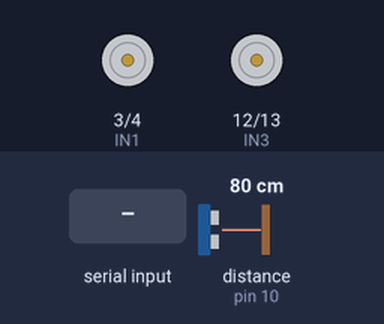
Recording of a sketch running on a simulated Arduino Uno, built with avr-gcc and run on an emulated ATmega328P. Shown: motor-driver pin pairs drawn as motors (green arrow = first pin HIGH = forward, orange = second pin HIGH = backward, longer = more drive, scaled by the enable pin). Wiring (inferred from the names in the program): ultrasonic range finder: trigger pin 9; echo pin 10. The test bench sets the inputs (shaded band); at power-on: distance to the obstacle (sensor on pin 10) 80 cm. The echo pulse lasts 58.3 µs per cm.

Above: at 1.2 s.
1.3 s: "90,45\n" received over Serial
At 1.6 s:
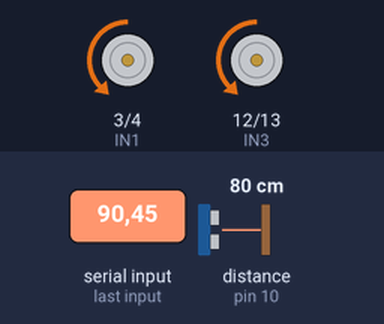
2.8 s: "30,150\n" received over Serial
At 4.0 s:
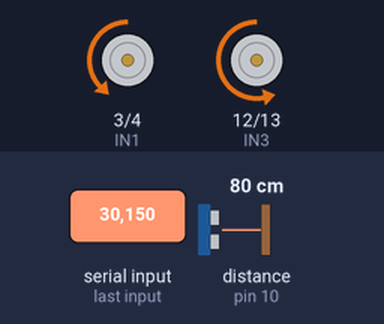
4.3 s: distance to the obstacle (sensor on pin 10) set to 12 cm
5.8 s: distance to the obstacle (sensor on pin 10) set to 9 cm
At 7.0 s:
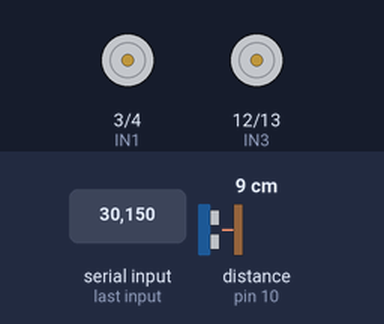
7.3 s: distance to the obstacle (sensor on pin 10) set to 18 cm
At 8.2 s:
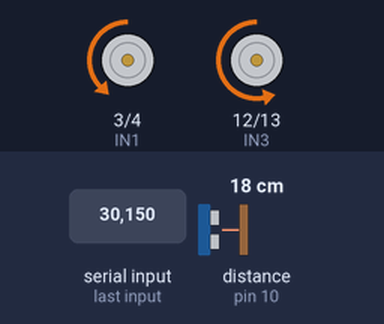
8.8 s: distance to the obstacle (sensor on pin 10) set to 2 cm
At 9.2 s:
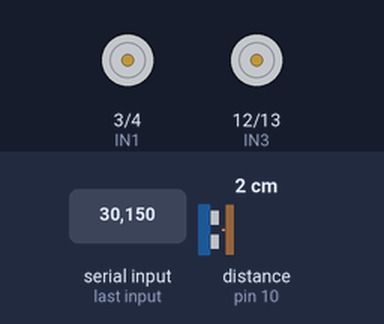
Timing chart, 0 to 11.3 s (numbered marks = the images above; inputs shaded):
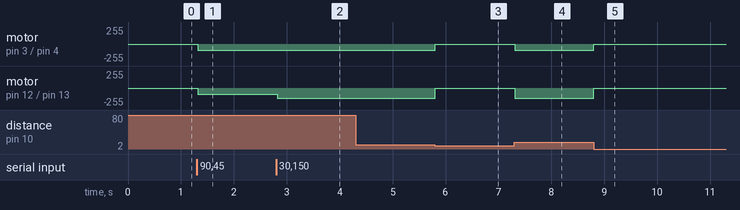

Measured:
- the behaviour switches between 11 and 10 cm on distance to the obstacle (sensor on pin 10) (found by bisection; images 2 and 3)
- after the input at 1.3 s, motor on pin 3 (IN1) / pin 4 (IN2), motor on pin 12 (IN3) / pin 13 (IN4): stopped → backward 90/255 at once
- after the input at 2.8 s, motor on pin 12 (IN3) / pin 13 (IN4): backward 90/255 → backward 150/255 at once
- after the input at 4.3 s, every drawn part: stays the same
- after the input at 5.8 s, motor on pin 3 (IN1) / pin 4 (IN2): backward 90/255 → stopped at once; motor on pin 12 (IN3) / pin 13 (IN4): backward 150/255 → stopped at once
- after the input at 7.3 s, motor on pin 3 (IN1) / pin 4 (IN2): stopped → backward 90/255 at once; motor on pin 12 (IN3) / pin 13 (IN4): stopped → backward 150/255 at once
- after the input at 8.8 s, motor on pin 3 (IN1) / pin 4 (IN2): backward 90/255 → stopped at once; motor on pin 12 (IN3) / pin 13 (IN4): backward 150/255 → stopped at once

The sketch:

motor_control.ino
```cpp
// =========================
// Motor & Ultrasonic Pins
// =========================
int IN1 = 3;
int IN2 = 4;
int IN3 = 12;
int IN4 = 13;

int ENA = 5;
int ENB = 6;

const int TRIG_PIN = 9;
const int ECHO_PIN = 10;
const int STOP_DISTANCE = 10;

// =========================
// Serial Input
// =========================
String input = "";

int leftSpeed  = 0;
int rightSpeed = 0;

const int DEADZONE = 90;  // Deadzone Compensation

// =========================
// Setup
// =========================
void setup() {
  Serial.begin(9600);

  pinMode(IN1, OUTPUT);
  pinMode(IN2, OUTPUT);
  pinMode(IN3, OUTPUT);
  pinMode(IN4, OUTPUT);
  pinMode(ENA, OUTPUT);
  pinMode(ENB, OUTPUT);

  pinMode(TRIG_PIN, OUTPUT);
  pinMode(ECHO_PIN, INPUT);

  moveMotor(0, 0);
}

// =========================
// Main Loop
// =========================
void loop() {

  // =========================
  // Read Serial from Raspberry Pi
  // =========================
  while (Serial.available()) {
    char c = Serial.read();

    if (c == '\n') {
      int commaIndex = input.indexOf(',');
      if (commaIndex > 0) {
        leftSpeed  = input.substring(0, commaIndex).toInt();
        rightSpeed = input.substring(commaIndex + 1).toInt();
      }
      input = "";
    } else {
      input += c;
    }
  }

  // =========================
  // Ultrasonic
  // =========================
  float distance = getDistance();

  if (distance < STOP_DISTANCE) {
    moveMotor(0, 0);
  } else {
    moveMotor(leftSpeed, rightSpeed);
  }
  delay(10);
}

// =========================
// Deadzone Compensation
// =========================
int applyDeadzone(int speed) {
  if (speed == 0)                     return 0;
  if (speed > 0 && speed < DEADZONE)  return DEADZONE;
  if (speed < 0 && speed > -DEADZONE) return -DEADZONE;
  return speed;
}

// =========================
// Ultrasonic
// =========================
float getDistance() {
  digitalWrite(TRIG_PIN, LOW);
  delayMicroseconds(2);
  digitalWrite(TRIG_PIN, HIGH);
  delayMicroseconds(10);
  digitalWrite(TRIG_PIN, LOW);

  long duration = pulseIn(ECHO_PIN, HIGH, 30000);

  if (duration == 0) return 999;

  float distance = duration * 0.034 / 2.0;
  return distance;
}

// =========================
// Motor Control
// =========================
void moveMotor(int left, int right) {

  left  = constrain(left,  -255, 255);
  right = constrain(right, -255, 255);

  left  = applyDeadzone(left);
  right = applyDeadzone(right);

  // LEFT MOTOR
  if (left > 0) {
    digitalWrite(IN1, LOW);
    digitalWrite(IN2, HIGH);
    analogWrite(ENA, left);
  }
  else if (left < 0) {
    digitalWrite(IN1, HIGH);
    digitalWrite(IN2, LOW);
    analogWrite(ENA, -left);
  }
  else {
    digitalWrite(IN1, LOW);
    digitalWrite(IN2, LOW);
    analogWrite(ENA, 0);
  }

  // RIGHT MOTOR
  if (right > 0) {
    digitalWrite(IN3, LOW);
    digitalWrite(IN4, HIGH);
    analogWrite(ENB, right);
  }
  else if (right < 0) {
    digitalWrite(IN3, HIGH);
    digitalWrite(IN4, LOW);
    analogWrite(ENB, -right);
  }
  else {
    digitalWrite(IN3, LOW);
    digitalWrite(IN4, LOW);
    analogWrite(ENB, 0);
  }
}
```
